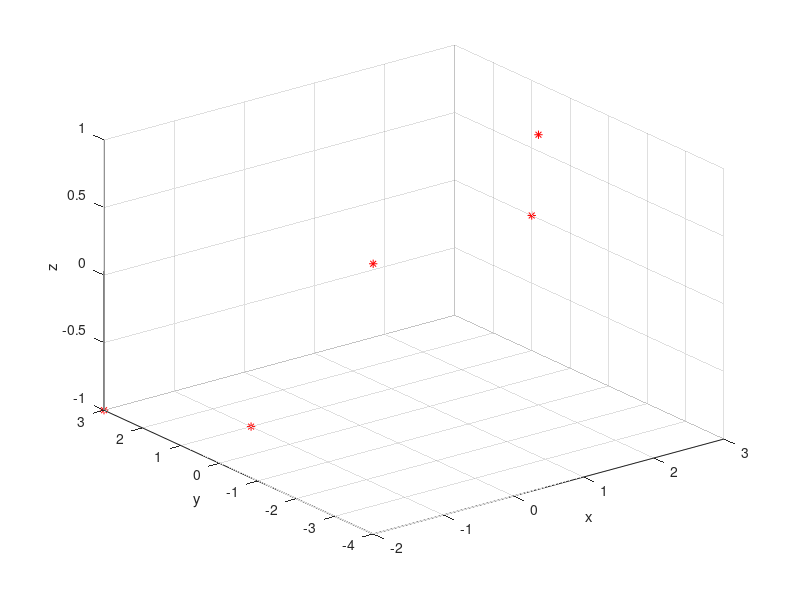
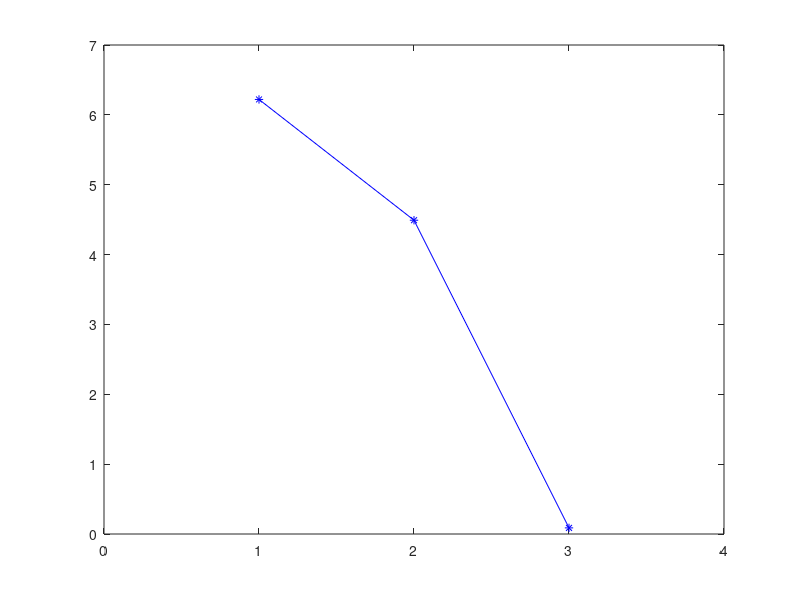
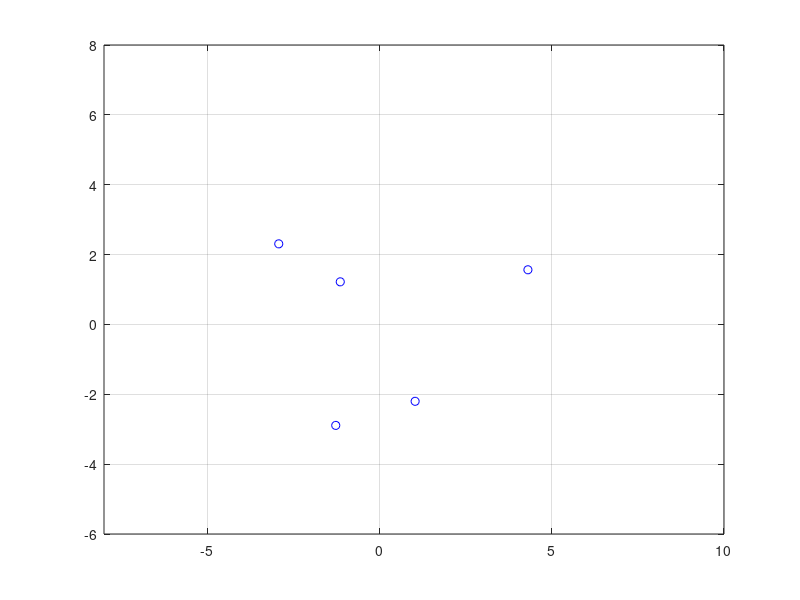
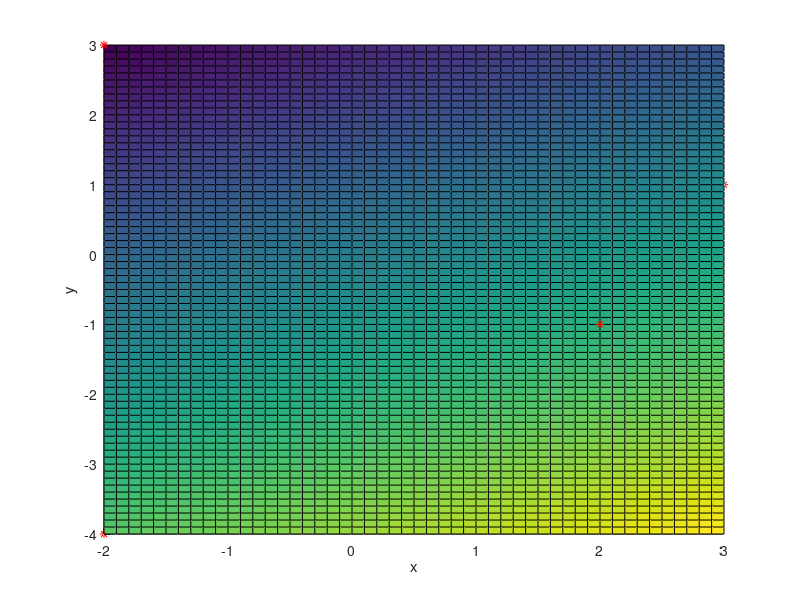

Write the MATLAB code that produced these figures, in order.
clear all;close all;

P1=[2,-1,1]; %Points du nuage
P2=[-1,1,-1];
P3=[3,1,0];
P4=[-2,-4,1];
P5=[-2,3,-1];

Y=[P1;P2;P3;P4;P5]; %Creation de la matrice des donnees
xp=Y(:,1);
yp=Y(:,2);
zp=Y(:,3);

figure(1)
plot3(xp,yp,zp,'r*'); %Affichage du nuage de points
xlabel('x')
ylabel('y')
zlabel('z')
grid();

[n,m]=size(Y); %Nombres de donnees et de variables statistiques

X=zeros(n,m); %initialisation de la matrice des donnees centrees
moy=mean(Y); %Vecteur des moyennes de chaque colonne
for i = (1:m) %Calcul de la matrice des donnees centrees
    X(:,i)=Y(:,i)-moy(i);
end

M=1/n*(X'*X); %Calcul de la matrice de covariance
[V,D]=eig(M); %Diagonalisation de M

lambda=flipud(diag(D));  %Valeurs propres dans l'ordre décroissant
P=fliplr(V); %Rangement des vecteurs propres dans l'ordre des valeurs propres

figure(2)
plot(lambda,'b-*') %Affichage des valeurs propres
axis([0,4,0,7])

tau=zeros(1,m); %Initialisation du vecteur des taux d'inertie
for i=1:3 %Calcul des taux d'inertie
    tau(i)=lambda(i)/sum(lambda); 
end
disp(P)
Xstar=X*P;

figure(3)
plot(Xstar(:,1),Xstar(:,2),'bo');
axis([-8,10,-6,8])
grid()

n=P(:,3);
a=n(1);
b=n(2);
c=n(3);

figure(4)
hold on;
xx=min(Y(:,1)):0.1:max(Y(:,1));
yy=min(Y(:,2)):0.1:max(Y(:,2));
[x,y]=meshgrid(xx,yy);
z=-(a*x+b*y)/c;
surf(x,y,z)
plot3(xp,yp,zp,'r*'); %Affichage du nuage de points
xlabel('x')
ylabel('y')
zlabel('z')
grid();